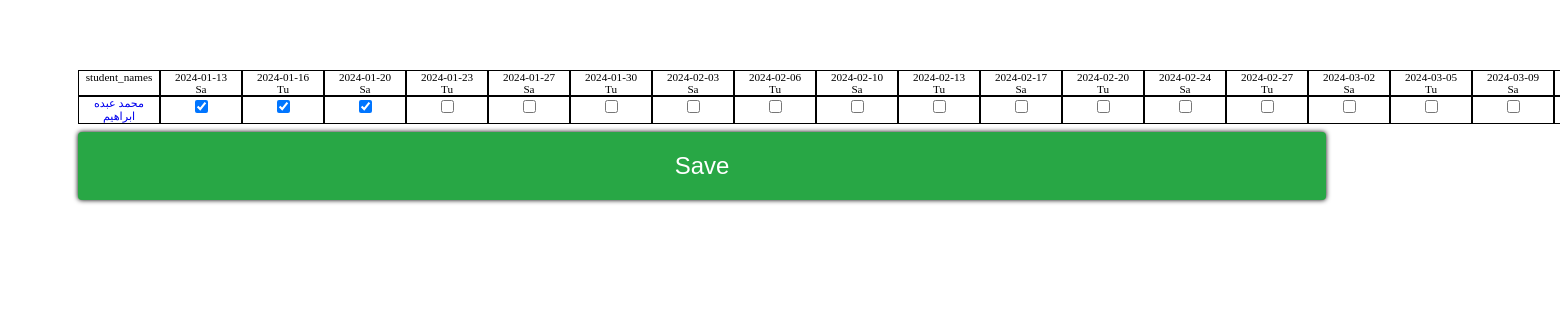
Screenshot of /attend-grid-course/1/ with the database file from the repository.
### Thoth/models.py (models this page shows, shortened)
class Client(models.Model):
  name           = models.CharField(max_length=255, verbose_name="اسم الطالب/ة")
  phone_number   = models.CharField(max_length=255, verbose_name="رقم الهاتف")
  paid           = models.IntegerField(default=0, blank=True, verbose_name="المبلغ الذي تم دفعة")
  have_debt      = models.BooleanField(default=True, verbose_name="مدين؟")
  voucher        = models.FloatField(default=0, blank=True, verbose_name="الخصومات")
  time_added     = models.DateField(default=datetime.datetime.now,  verbose_name="وقت اضافة الطالب",)
  myqr           = models.ImageField(upload_to="clientqrcodes", blank=True, editable=False,)
  def total(self):
    result= 0
    for i in ClientCourseRel.objects.filter(client=self):
        result += i.course.cost_forone
    if self.voucher == 0 or self.voucher == None:
      return result
    return  result - self.voucher
  def myqr_code(self):
    if self.myqr== "" and self.pk is not None:
      res = qrcode.make(self.pk)
      res.save(f"mediaRoot/clientqrcodes/{self.name}|{self.pk}.png")
      self.myqr = f"clientqrcodes/{self.name}|{self.pk}.png"
      self.save()
    return mark_safe(f"<img alt='student qrcode' style='width:300px;height:300px;' src='{self.myqr.url}' />")
  def more(self):
    return "المزيد"
  def still_have_to_pay(self):
    still_didt_pay = float(self.total()) - float(self.paid)
    if still_didt_pay <= 0 :
      return "خالص"
    return still_didt_pay
  class Meta:
    verbose_name = "الطالب/ة"
    verbose_name_plural = "الطلاب"
  still_have_to_pay.short_description = "متبقي للدفع"
  total.short_description = "المبلغ الكلي"
  more.short_description   = "انقر للمزيد"
  def Attnder(self):
    my_ = ClientCourseRel.objects.filter(client=self)
    div = '''

    <div>

          '''
    for i in my_:
      try:
        days = i.attend.split(',')
      except:
        days = None
        days_html = f"""
      <hr>
      <h2>
        {i.course.course_name}
      </h2>
      <a
        href='{reverse("attend",args=(i.pk,))}'
        target='popup'
        >
          انقر للتعديل على الحضور
        </a>
        <br>
        لم يتم حضور اي يوم
        <hr
        > <br>"""
      if days is not None:
        the_cours_name = i.course.course_name
        days_html = f'''

        <hr>
        <h2>
        {the_cours_name}
        </h2>
        <a
        href='{reverse("attend",args=(i.pk,))}'
        target='popup'
        >
          التعديل
        </a>
        '''
        for m in days:
          days_html += f"<p> {m}</p>"
        days_html += '<hr>'
        days_html = mark_safe(days_html)
      div += mark_safe(days_html)
    div += mark_safe("</div>")
    div += mark_safe( '''
          <script>
    links = document.querySelectorAll('a[target=popup]');

    for ( link of links) {
        link.addEventListener('click', ()=>{
            window.open(link.getAttribute("href"), 'popup',' width=600,height=600'); return false;
        })
    }
          </script>''')
    return mark_safe(div)
  Attnder.short_description = "الحضور"
  myqr_code.short_description = "كود الطالب"

### Thoth/views.py (the view, shortened to what this page needs)
# urls.py: path("attend-grid-course/<int:pk>/", views.attend_grid, name="attend-grid-course"),
def attend_grid(req, pk):
    the_course = Course.objects.get(pk=pk)
    rel_in = ClientCourseRel.objects.filter(course=the_course)
    first__ = True
    returned_date = []
    for s in rel_in:
      the_course = s
      if the_course.attend is None:
        ds = []
      else:
        ds = the_course.attend.split(",")[:-1]
      student_list = []
      start_date = str(the_course.course.start_date).split("-")
      end_date   = str(the_course.course.end_date).split("-")
      start_date = [int(x) for x in start_date]
      end_date   = [int(x) for x in end_date]
      temp       = start_date
      start_date = date(*start_date)
      end_date   = date(*end_date)
      days       = end_date - start_date
      days       = int(str(days).split(',')[0].replace('days', "").replace("day", ""))
      try:
        add_month = 0
        remove_from_days = 0
        temp_2 = temp
        i = 0
        b = 0
        if_in = []
        for g in the_course.course.Day_per_week.all():
          if_in.append(g.day)
        while True:
          b+=1
          ch = False
          if temp_2[1 ]+ add_month > 12:
            temp_2[1] = 1
            add_month = 0
            temp_2[0] += 1
          try:
            date_by_num = date(temp_2[0], temp_2[1 ]+ add_month, temp_2[2]+i - remove_from_days)
            sentance = f"{date_by_num} | {date_by_num.strftime('%A')}"
            if f"{date_by_num} - {date_by_num.strftime('%A')}" in ds:
              ch = True
            if date_by_num.strftime('%A') in if_in:
              student_list.append({"name": sentance , 'ch':ch, })
            if end_date == date_by_num:
              if first__:
                first__ = False
                p  = []
                for i in student_list:
                  temp_3 = i["name"]
                  i["name"] = i['name'].split("|")[0] +"<br>" +i['name'].split("|")[1][0:3]
                  p.append( mark_safe(i['name']))
                  i['name'] = temp_3
                returned_date.append([p])
              returned_date.append([student_list, s.client.name, s.client.pk])
              break
          except ValueError:
            add_month +=1
            temp_2[2]  = 0
            remove_from_days = i
          i +=1
      except ValueError:
          pass
    return render(req, "attend__system.html", {'data' : returned_date, "stu" : returned_date[1:]})

### Thoth/templates/attend__system.html (shortened to what this page needs)
<!DOCTYPE html>
<html lang="en">
<head>
</head>
<body>
    <form method="post">
        <section class="table">
        {% for i in data %}
              {% if forloop.counter == 1 %}
              <div class="days" style="display: flex;font-size: .7rem;">
                  {% for day in   i.0 %}
                    {% if forloop.counter == 1 %}
                    <div style="border: 1px solid black;min-width: 80px;">
                        <span>
                            student_names
                        </span>
                    </div>
                    <div class="el" style="border: 1px solid black;min-width: 80px;">
                        <span>
                        {{day}}
                    </span>
                    </div>
                    {% else %}
                    <div class="el" style="border: 1px solid black;min-width: 80px;">
                        <span>
                        {{day}}
                    </span>
                </div>
                {% endif %}
                  {% endfor %}
                </div>
                {% endif %}
          {% endfor %}
          {% for d in stu %}
          <div class="days" style="display: flex;font-size: .7rem;">
                        <div class="el" style="border: 1px solid black;min-width: 80px;">
                            <span>
                                <a href="/en/Caffe/Thoth/client/{{d.2}}" target="popup" class="bla" style="text-decoration: none;" >
                                    {{d.1}}
                                </a>
                            </span>
                        </div>
                {% for l in d.0 %}
                        <div class="el" style="border: 1px solid black;min-width: 80px;">
                            <span>
                                <input {% if l.ch %} checked {% endif %} type="checkbox"
                                value="{{d.1}}"
                                name="{{l.name}}${{d.1}}"
                                >
                            </span>
                        </div>
                    {% endfor %}
                </div>
                    {% endfor %}
        </section>
        <input type="submit" value="Save" />
    </form>
</body>
</html>

### Thoth/templates/attend__system.html (style rules this page uses)
form { background: white; padding: 50px; margin: 20px ; width: 80vw; display: flex; flex-direction: column; gap: 8px; }
form div { display: flex; justify-content: center; text-align: center; }
input[type=submit] { background: #28A745; border: 0; outline: 0; padding: 20px 50px; color: white; font-weight: 500; font-size: 24px; box-shadow: 0 0 5px black; border-radius: 4px; }
div.days { width: fit-content; }
a.bla { transition: .4s transform; }

### rows the page displays
Client: name "محمد عبده ابراهيم", name "☑" "☑" "☑"

### other values shown
{{ day }} "2024-01-13 Sa"
{{ day }} "2024-01-16 Tu" "2024-01-20 Sa" "2024-01-23 Tu" "2024-01-27 Sa" "2024-01-30 Tu" "2024-02-03 Sa" "2024-02-06 Tu" "2024-02-10 Sa" "2024-02-13 Tu" "2024-02-17 Sa" "2024-02-20 Tu" "2024-02-24 Sa" "2024-02-27 Tu" "2024-03-02 Sa" "2024-03-05 Tu" "2024-03-09 Sa"
